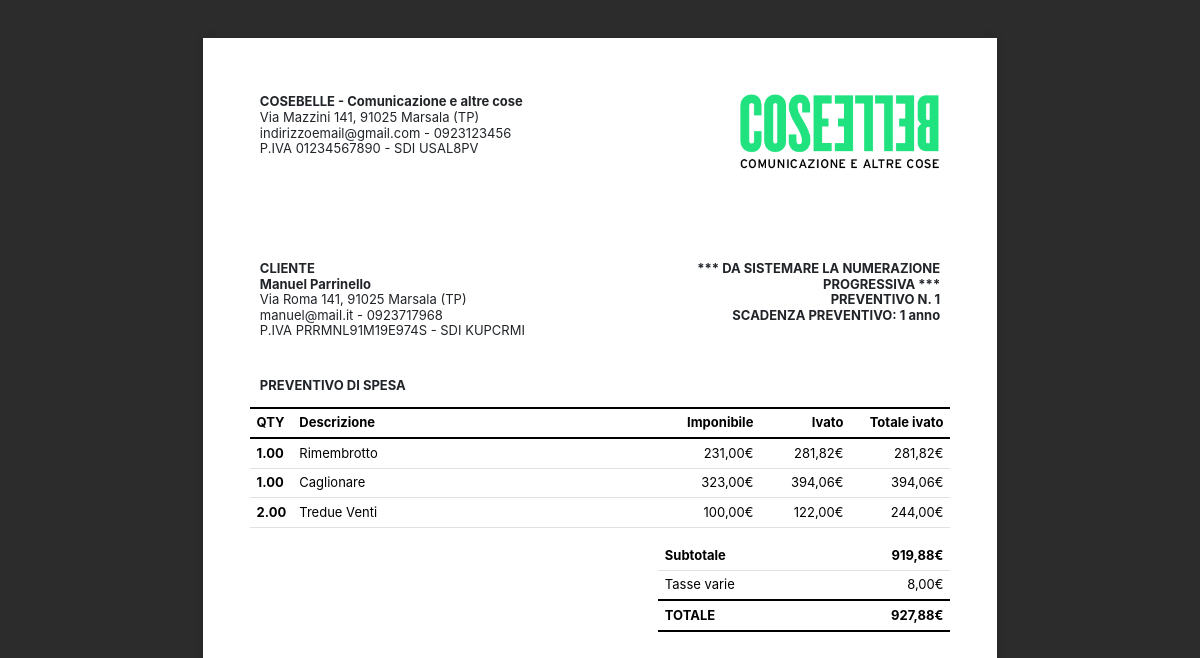
The app's page /preventivi/visualizza/1 with its own data.
### app.py (models this page shows, shortened)
class Cliente(db.Model):
    __tablename__ = "clienti"
    id = db.Column(db.Integer, primary_key=True)
    name = db.Column(db.String(100), nullable=False)
    ragsoc = db.Column(db.String(100), nullable=False)
    indirizzo = db.Column(db.String(100), nullable=True)
    citta = db.Column(db.String(50), nullable=True)
    cap = db.Column(db.String(5), nullable=True)
    provincia = db.Column(db.String(2), nullable=True)
    email = db.Column(db.String(100), nullable=False)
    telefono = db.Column(db.String(20), nullable=False)
    p_iva = db.Column(db.String(30), nullable=True)
    sdi = db.Column(db.String(7), nullable=True)
    pec = db.Column(db.String(100), nullable=True)
    colore = db.Column(db.String(20), nullable=True)
    note = db.Column(db.Text, nullable=True)
    lavori = db.relationship(
        "Lavoro", backref="cliente", lazy=True, cascade="all, delete, delete-orphan"
    )
    preventivi = db.relationship(
        "Preventivo", backref="cliente", lazy=True, cascade="all, delete, delete-orphan"
    )

class Preventivo(db.Model):
    __tablename__ = "preventivi"
    id = db.Column(db.Integer, primary_key=True)
    cliente_id = db.Column(db.Integer, db.ForeignKey("clienti.id"), nullable=False)
    data_creazione = db.Column(db.DateTime, default=datetime.utcnow, nullable=False)
    stato = db.Column(db.String(20), default="bozza", nullable=False)
    totale_preventivo = db.Column(db.Float, nullable=True)
    lavori = db.relationship(
        "Lavoro",
        backref="preventivo",  # su Lavoro avrai .preventivo
        lazy=True,
    )
    righe = db.relationship(
        "RigaPreventivo",
        back_populates="preventivo",
        cascade="all, delete-orphan",
        lazy="selectin",
    )

class RigaPreventivo(db.Model):
    __tablename__ = "righe_preventivo"
    id = db.Column(db.Integer, primary_key=True)
    qty = db.Column(db.Numeric(10, 2), nullable=False, default=1)
    descrizione = db.Column(db.Text, nullable=False)
    prezzo_ie = db.Column(db.Numeric(10, 2), nullable=False)
    prezzo_ii = db.Column(db.Numeric(10, 2), nullable=False)
    totale_riga = db.Column(db.Numeric(10, 2), nullable=False)
    preventivo = db.relationship("Preventivo", back_populates="righe")
    preventivo_id = db.Column(
        db.Integer, db.ForeignKey("preventivi.id"), nullable=False
    )

### app.py (the view)
@app.get("/preventivi/visualizza/<int:id>")
def visualizza_preventivo(id):
    preventivo = Preventivo.query.filter_by(id=id).first_or_404()
    righe = preventivo.righe
    subtotale = sum((riga.totale_riga) for riga in righe)
    return render_template(
        "_preventivo.html", preventivo=preventivo, subtotale=subtotale
    )

### app.py (called while the page is built)
@app.template_filter()
def euroFormat(value):
    value = float(value)
    return "{:.2f}".format(value).replace(".", ",")

### templates/_preventivo.html (shortened to what this page needs)
<!DOCTYPE html>
<html lang="it">
<head>
    <link rel="stylesheet" href="https://cdn.jsdelivr.net/npm/bootstrap@5.3.3/dist/css/bootstrap.min.css">
    <link rel="stylesheet" href="{{ url_for('static', filename='/css/preventivo.css') }}">
</head>
<body>
    <div class="page" id="nuovoPreventivo">
        <div class="row">
            <div class="col-6 ">
                <span class="fw-bold">COSEBELLE - Comunicazione e altre cose<br></span>
                <span>Via Mazzini 141, 91025 Marsala (TP)<br></span>
                <span>indirizzoemail@gmail.com - 0923123456<br></span>
                <span>P.IVA 01234567890 - SDI USAL8PV<br></span>
            </div>
            <div class="col-6 d-inline-flex justify-content-end align-items-center">
                <img class="company-logo" src="{{ url_for('static', filename='/img/LogoCosebelle.png')}}" alt="">
            </div>
        </div>
        <div style="margin-top: 90px;" class="row">
            <div class="col-6">
                <span><strong>CLIENTE<br></strong></span>
                <span class="fw-bold">{{ preventivo.cliente.ragsoc }}<br></span>
                <span>{{ preventivo.cliente.indirizzo if preventivo.cliente.indirizzo else 'n.d'}}, {{ preventivo.cliente.cap if preventivo.cliente.cap else 'n.d' }} {{ preventivo.cliente.citta if preventivo.cliente.citta else 'n.d' }} ({{ preventivo.cliente.provincia if preventivo.cliente.provincia else 'n.d' }})<br></span>
                <span>{{ preventivo.cliente.email if preventivo.cliente.email else 'n.d' }} - {{ preventivo.cliente.telefono if preventivo.cliente.telefono else 'n.d' }}<br></span>
                <span style="text-transform: uppercase;">P.IVA {{ preventivo.cliente.p_iva if preventivo.cliente.p_iva else 'n.d' }} - SDI {{ preventivo.cliente.sdi if preventivo.cliente.sdi else 'n.d' }}<br></span>
            </div>
            <div class="col-6">
                <div class="text-end">
                    <span><strong>
                        *** DA SISTEMARE LA NUMERAZIONE PROGRESSIVA ***<br>
                        PREVENTIVO N. {{ preventivo.id }} <br>
                        SCADENZA PREVENTIVO: 1 anno
                    </strong></span>
                </div>
            </div>
        </div>
        <div class="row mt-5">
            <p>
                <strong>PREVENTIVO DI SPESA</strong>
            </p>
            <table class="table">
                <thead>
                    <tr class="tr-thickborder">
                        <th style="width: 40px;" scope="col">QTY</th>
                        <th style="width: auto" scope="col">Descrizione</th>
                        <th class="text-end" style="width: 90px;" scope="col">Imponibile</th>
                        <th class="text-end" style="width: 90px;" scope="col">Ivato</th>
                        <th class="text-end" style="width: 100px;" scope="col">Totale ivato</th>
                    </tr>
                </thead>
                <tbody>
                    {% for riga in preventivo.righe %}
                    <tr>
                        <th scope="row">{{ riga.qty }}</th>
                        <td>{{ riga.descrizione }}</td>
                        <td class="text-end">{{  riga.prezzo_ie | euroFormat }}€</td>
                        <td class="text-end">{{ riga.prezzo_ii | euroFormat}}€</td>
                        <td class="text-end">{{ riga.totale_riga | euroFormat}}€</td>
                    </tr>
                    {% endfor %}
                </tbody>
            </table>
        </div>
        <div class="row">
            <div class="col-7"></div>
            <div class="col-5 px-0">
                <table class="table">
                    <tr>
                        <th class="text-start">Subtotale</th>
                        <th class="text-end">{{ subtotale | euroFormat}}€</th>
                    </tr>
                    <tr>
                        <td class="text-start">Tasse varie</td>
                        <td class="text-end">{{ 8 | euroFormat}}€</td>
                    </tr>
                    <tr class="tr-thickborder">
                        <th class="text-start">TOTALE</th>
                        <th class="text-end">{{ preventivo.totale_preventivo | euroFormat}}€</th>
                    </tr>
                </table>
            </div>
        </div>
    </div>
</body>
</html>

### static/css/preventivo.css (style rules this page uses)
* { font-family: 'Inter'; font-size: 13px; line-height: 1.2; }
.company-logo { width: 200px; }
tr.tr-thickborder { border-width: 2px !important; border-left: none; border-right: none; border-color: black; }

### templates/_preventivo.html (style rules this page uses)
body { background-color: #2c2c2c; margin: 0; padding: 0; }
.page { width: 210mm; min-height: 297mm; padding: 15mm; margin: 10mm auto; background: white; box-shadow: 0 0 10px rgba(0, 0, 0, 0.1); box-sizing: border-box; }

### records on screen
Cliente: cliente.ragsoc "Manuel Parrinello", cliente "Via Roma 141", cliente "91025", cliente "Marsala", cliente "TP", cliente "manuel@mail.it", cliente "0923717968", cliente "PRRMNL91M19E974S", cliente "KUPCRMI"
Preventivo: id "1", totale_preventivo|euroFormat "927,88"
RigaPreventivo: qty "1.00", descrizione "Rimembrotto", prezzo_ie|euroFormat "231,00", prezzo_ii|euroFormat "281,82", totale_riga|euroFormat "281,82"
RigaPreventivo: qty "1.00", descrizione "Caglionare", prezzo_ie|euroFormat "323,00", prezzo_ii|euroFormat "394,06", totale_riga|euroFormat "394,06"
RigaPreventivo: qty "2.00", descrizione "Tredue Venti", prezzo_ie|euroFormat "100,00", prezzo_ii|euroFormat "122,00", totale_riga|euroFormat "244,00"

### other values on screen
{{ subtotale | euroFormat }} "919,88"
{{ 8 | euroFormat }} "8,00"
